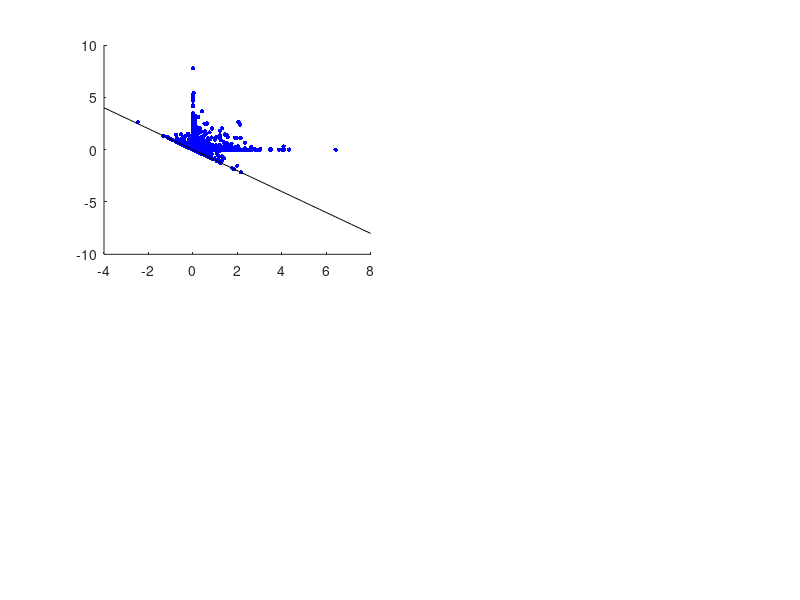

This chart was generated by the following MATLAB code: (Note: this script raises an error after producing the figure.)
Nsamples = 10000;
B = [1,0;0,-1]; % Dale's law matrix

gamma = true;
if gamma == true
    pd = makedist('Gamma','a',0.1,'b',1); 
end

%% Eigenvalues of positive matrices and Dale's law.
rand_eig         = nan(Nsamples,2);
rand_eig_real    = [];
dale_rand_eig    = nan(Nsamples,2);
dale_rand_eig_r  = [];

for iter = 1:Nsamples
    if gamma == true
        A = pd.random(2,2);
    else
        A = rand(2,2);
    end
    
    rand_eig(iter,:) = eig(A);          % uniformly distributed random numbers in (0,1)
    dale_rand_eig(iter,:) = eig(A*B);   % Dales law applied.
    
    rand_eig_real(iter) = isreal(rand_eig(iter,:));
    dale_rand_eig_r(iter)  = isreal(dale_rand_eig(iter,:));
end

figure('Position', [1 41 1920 962]);
subplot(2,2,1); hold on;
scatter(rand_eig(logical(rand_eig_real),1),rand_eig(logical(rand_eig_real),2),10, 'b','filled');
scatter(real(rand_eig(logical(~rand_eig_real),1)),real(rand_eig(logical(~rand_eig_real),2)),10, 'r','filled');
axisminmax = xlim;
plot(linspace(axisminmax(1),axisminmax(2),100),-linspace(axisminmax(1),axisminmax(2),100),'k')
hline(0);vline(0);
xlabel('eig1')
ylabel('eig2')
legend('real', 'complex','y=-x')
if gamma == false
    title('Eigenvalues of random positive matrix U(0,1)')
else
    title('Eigenvalues of random positive matrix Gamma(0.1,1)')
end

subplot(2,2,2); hold on;
scatter(dale_rand_eig(logical(dale_rand_eig_r),1),dale_rand_eig(logical(dale_rand_eig_r),2),10, 'b','filled');
scatter(real(dale_rand_eig(logical(~dale_rand_eig_r),1)),real(dale_rand_eig(logical(~dale_rand_eig_r),2)),10, 'r','filled');
axisminmax = xlim;
plot(linspace(axisminmax(1),axisminmax(2),100),linspace(axisminmax(1),axisminmax(2),100),'k')
hline(0);vline(0);
xlabel('eig1')
ylabel('eig2')
legend('real', 'complex','y=x')
title('+ Dales law  ')

multiplier = 10;
for iter = 1:Nsamples
    if gamma == true
        A = pd.random(2,2);
    else
        A = rand(2,2);
    end
    
    rand_eig(iter,:) = eig(multiplier*A);          % uniformly distributed random numbers in (0,1)
    dale_rand_eig(iter,:) = eig(multiplier*A*B);   % Dales law applied.
    
    rand_eig_real(iter) = isreal(rand_eig(iter,:));
    dale_rand_eig_r(iter)  = isreal(dale_rand_eig(iter,:));
end

subplot(2,2,3); hold on;
scatter(rand_eig(logical(rand_eig_real),1),rand_eig(logical(rand_eig_real),2),10, 'b','filled');
scatter(real(rand_eig(logical(~rand_eig_real),1)),real(rand_eig(logical(~rand_eig_real),2)),10, 'r','filled');
axisminmax = xlim;
plot(linspace(axisminmax(1),axisminmax(2),100),-linspace(axisminmax(1),axisminmax(2),100),'k')
hline(0);vline(0);
xlabel('eig1')
ylabel('eig2')
legend('real', 'complex','y=-x')
if gamma == false
    title('Eigenvalues of random positive matrix U(0,10)')
else
    title('Eigenvalues of random positive matrix 10*Gamma(0.1,1)')
end

subplot(2,2,4); hold on;
scatter(dale_rand_eig(logical(dale_rand_eig_r),1),dale_rand_eig(logical(dale_rand_eig_r),2),10, 'b','filled');
scatter(real(dale_rand_eig(logical(~dale_rand_eig_r),1)),real(dale_rand_eig(logical(~dale_rand_eig_r),2)),10, 'r','filled');
axisminmax = xlim;
plot(linspace(axisminmax(1),axisminmax(2),100),linspace(axisminmax(1),axisminmax(2),100),'k')
hline(0);vline(0);
xlabel('eig1')
ylabel('eig2')
legend('real', 'complex','y=x')
title(' + Dales law')

if gamma == true
    savefig(gcf,'D:\proj\det_rnn\notes\twoneurons\positiveMatrix_gamma.fig')
    saveas(gcf,'D:\proj\det_rnn\notes\twoneurons\positiveMatrix_gamma.png')
else
    savefig(gcf,'D:\proj\det_rnn\notes\twoneurons\positiveMatrix.fig')
    saveas(gcf,'D:\proj\det_rnn\notes\twoneurons\positiveMatrix.png')
end

close(gcf)

%% Modifying self-connections
Nsamples = 10000;
rand_eig         = nan(Nsamples,2);
rand_eig_real    = [];
dale_rand_eig    = nan(Nsamples,2);
dale_rand_eig_r  = [];
alphas = [];
cmap = autumn(100);

multiplier = 1; % random matrix amplitude
for iter = 1:Nsamples
    alpha = rand();
    alphas(iter) = alpha; 
    
    if gamma == true
        A = pd.random(2,2);
    else
        A = rand(2,2);
    end    
    rand_eig(iter,:) = eig((1-alpha)*eye(2,2) + alpha*multiplier*A);          % uniformly distributed random numbers in (0,1)
    dale_rand_eig(iter,:) = eig((1-alpha)*eye(2,2) + alpha*multiplier*A*B);   % Dales law applied.
    
    rand_eig_real(iter) = isreal(rand_eig(iter,:));
    dale_rand_eig_r(iter)  = isreal(dale_rand_eig(iter,:));
end

figure('Position', [1 41 1920 962]);

subplot(2,2,1); hold on;
scatter(rand_eig(logical(rand_eig_real),1),rand_eig(logical(rand_eig_real),2),...
    10,alphas(logical(rand_eig_real)),'x');
scatter(real(rand_eig(logical(~rand_eig_real),1)),real(rand_eig(logical(~rand_eig_real),2)),...
    10, alphas(logical(~rand_eig_real)),'o');
axisminmax = xlim;
plot(linspace(axisminmax(1),axisminmax(2),100),-linspace(axisminmax(1),axisminmax(2),100),'k')
c = colorbar; c.Label.String = 'alpha';
hline(0);vline(0);
xlabel('eig1')
ylabel('eig2')
legend('real', 'complex','y=-x')

if gamma == false
    title('Eigenvalues of random positive matrix U(0,1) with decay (1-\alpha)I')
else
    title('Eigenvalues of random positive matrix Gamma(0.1,1) with decay (1-\alpha)I')
end

subplot(2,2,2); hold on;
scatter(dale_rand_eig(logical(dale_rand_eig_r),1),dale_rand_eig(logical(dale_rand_eig_r),2),...
    10, alphas(logical(dale_rand_eig_r)),'x');
scatter(real(dale_rand_eig(logical(~dale_rand_eig_r),1)),real(dale_rand_eig(logical(~dale_rand_eig_r),2)),...
    10, alphas(logical(~dale_rand_eig_r)),'o');
axisminmax = xlim;
plot(linspace(axisminmax(1),axisminmax(2),100),linspace(axisminmax(1),axisminmax(2),100),'k')
c = colorbar; c.Label.String = 'alpha';
hline(0);vline(0);
xlabel('eig1')
ylabel('eig2')
l = legend('real', 'complex','y=x'); l.Location = 'northwest';
title('+ Dales law')

multiplier = 10; % random matrix amplitude
for iter = 1:Nsamples
    alpha = rand();
    alphas(iter) = alpha; 
    
    if gamma == true
        A = pd.random(2,2);
    else
        A = rand(2,2);
    end
    rand_eig(iter,:) = eig((1-alpha)*eye(2,2) + alpha*multiplier*A);          % uniformly distributed random numbers in (0,1)
    dale_rand_eig(iter,:) = eig((1-alpha)*eye(2,2) + alpha*multiplier*A*B);   % Dales law applied.
    
    rand_eig_real(iter) = isreal(rand_eig(iter,:));
    dale_rand_eig_r(iter)  = isreal(dale_rand_eig(iter,:));
end
subplot(2,2,3); hold on;
scatter(rand_eig(logical(rand_eig_real),1),rand_eig(logical(rand_eig_real),2),...
    10,alphas(logical(rand_eig_real)),'x');
scatter(real(rand_eig(logical(~rand_eig_real),1)),real(rand_eig(logical(~rand_eig_real),2)),...
    10, alphas(logical(~rand_eig_real)),'o');
axisminmax = xlim;
plot(linspace(axisminmax(1),axisminmax(2),100),-linspace(axisminmax(1),axisminmax(2),100),'k')
c = colorbar; c.Label.String = 'alpha';
hline(0);vline(0);
xlabel('eig1')
ylabel('eig2')
legend('real', 'complex','y=-x')

if gamma == false
    title('Eigenvalues of random positive matrix U(0,10) with decay (1-\alpha)I')
else
    title('Eigenvalues of random positive matrix 10*Gamma(0.1,1) with decay (1-\alpha)I')
end

subplot(2,2,4); hold on;
scatter(dale_rand_eig(logical(dale_rand_eig_r),1),dale_rand_eig(logical(dale_rand_eig_r),2),...
    10, alphas(logical(dale_rand_eig_r)),'x');
scatter(real(dale_rand_eig(logical(~dale_rand_eig_r),1)),real(dale_rand_eig(logical(~dale_rand_eig_r),2)),...
    10, alphas(logical(~dale_rand_eig_r)),'o');
axisminmax = xlim;
plot(linspace(axisminmax(1),axisminmax(2),100),linspace(axisminmax(1),axisminmax(2),100),'k')
c = colorbar; c.Label.String = 'alpha';
hline(0);vline(0);
xlabel('eig1')
ylabel('eig2')
l = legend('real', 'complex','y=x'); l.Location = 'northwest';
title('+ Dales law')

if gamma == true
    savefig(gcf,'D:\proj\det_rnn\notes\twoneurons\positiveMatrix_wDecay_gamma.fig')
    saveas(gcf,'D:\proj\det_rnn\notes\twoneurons\positiveMatrix_wDecay_gamma.png')
else
    savefig(gcf,'D:\proj\det_rnn\notes\twoneurons\positiveMatrix_wDecay.fig')
    saveas(gcf,'D:\proj\det_rnn\notes\twoneurons\positiveMatrix_wDecay.png')
end

close(gcf)

%% Stability of the matrices

% simulationFigure();
% lemma1: if you "interpolate" with an identity matrix, the eigenvectors
% stay the same => obvious. use definition of eigenvalue.
alpha = rand();
A = eye(2); %[1,0;0,-1];%eye(2); diag(rand(2,1));
W = 0.5-rand(2,2); %rand(2,2); %0.5-rand(2,2); %rand(2,2);

[V1, D1] = eig(W);
[V2, D2] = eig(A);
[V3, D3] = eig((1-alpha)*A + alpha*W);
disp(V1);disp(V2);disp(V3);

[U,S,V] = svd(W);% m*W = U,S,V
